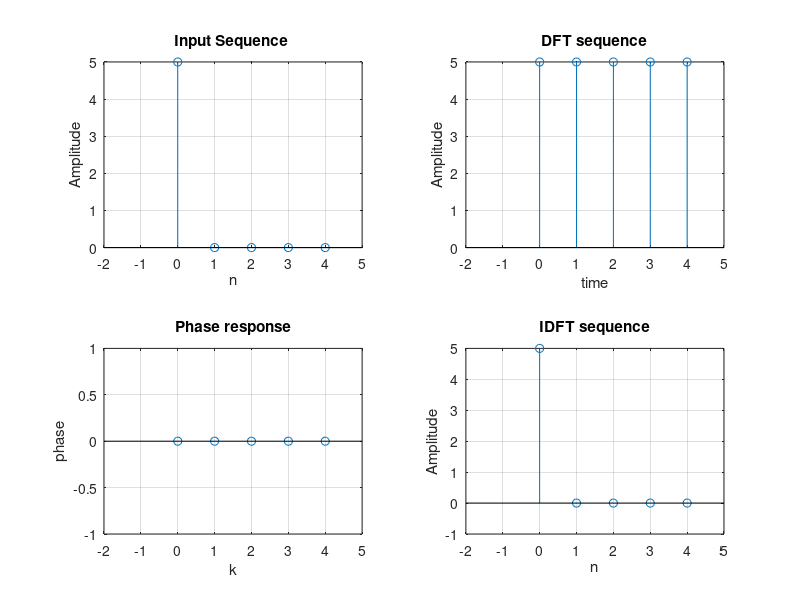

The MATLAB script that drew this image:
N=input('No. of DFT points = ');
xn=input('Enter the sequence=x[n]= ');
ln=length(xn);
xn=[xn zeros(1,N-ln)];
DFT=zeros(1,N);
iDFT=zeros(1,N);
for k=0:N-1
    for n=0:N-1
        DFT(k+1)=DFT(k+1)+(xn(n+1)*exp((-1i)*2*pi*k*n/N));
    end
end
t=0:N-1;
subplot(2,2,1);stem(t,xn);
ylabel('Amplitude');
xlabel('n')
xlim([-2 5]);
title('Input Sequence ');grid on;
magnitude=abs(DFT);
disp('DFT Sequence = ');
disp(magnitude);

t=0:N-1;
subplot(2,2,2);stem(t,magnitude);
ylabel("Amplitude")
xlabel("time");
xlim([-2 5])
title("DFT sequence");grid on;
phase=angle(DFT);
disp("phase= ")
disp(phase);

t=0:N-1;
subplot(2,2,3);stem(t,phase);
ylabel("phase")
xlabel('k')
xlim([-2 5]);
title("Phase response");grid on;

for n=0:N-1
   for k=0:N-1
       iDFT(n+1)=iDFT(n+1)+(DFT(k+1)*exp(1i*2*pi*k*n/N));
   end
end

iDFT=iDFT./N;
subplot(2,2,4);
stem(t,iDFT);
disp("IDFT sequence= ");
disp(iDFT);
ylabel("Amplitude");
xlabel("n")
xlim([-2 5])
title('IDFT sequence');grid on;

